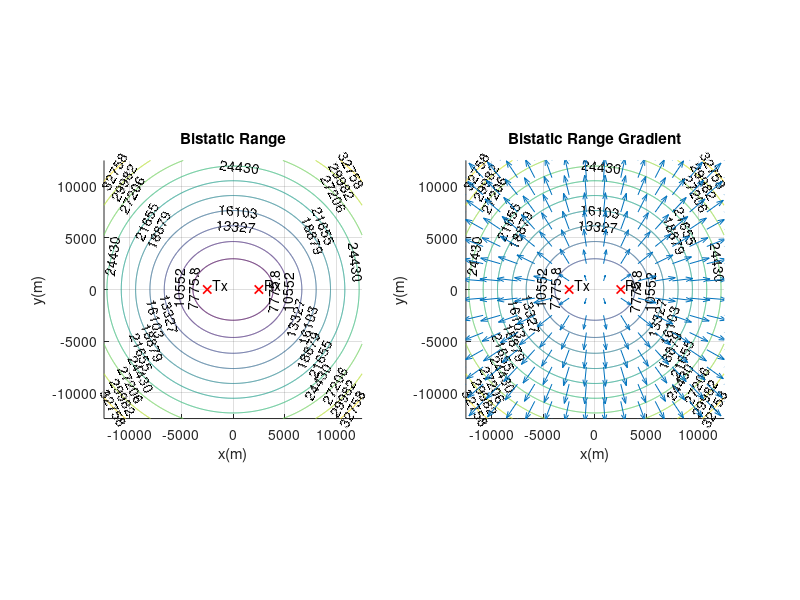

Write MATLAB code to recreate this figure.
% Focal distance
F = 2.5e3; % m

% Transmitter location
r_tx = [-F,0];

% Receiver location
r_rx = [F,0];

% Evaluate isorange curves (ellipses)
x = linspace(-5*F,5*F,1024); y = x;
[X,Y] = meshgrid(x,y);
d_p_tx = sqrt((r_tx(1)-X).^2+(r_tx(2)-Y).^2);
d_p_rx = sqrt((r_rx(1)-X).^2+(r_rx(2)-Y).^2);
R = d_p_tx + d_p_rx;

% Evaluate the gradient of the range (bistatic velocity)
x2 = linspace(-5*F,5*F,16); y2 = x2;
[X2,Y2] = meshgrid(x2,y2);
d_p_tx = sqrt((r_tx(1)-X2).^2+(r_tx(2)-Y2).^2);
d_p_rx = sqrt((r_rx(1)-X2).^2+(r_rx(2)-Y2).^2);
R2 = d_p_tx + d_p_rx;
[DX, DY] = gradient(R2);

%~~~~~~~~~~~~~~~~~~~~~~~~~~~~~~~~~~~~~~~~~~~~~~~~~~~~~~~~~~~~~~~~~~~~~~~~~~
% PLOTS

% Isorange curves
f1 = figure();
a1 = subplot(1,2,1);
hold(a1,'on')
contour(a1,X,Y,R,'showtext','on')
plot(a1,r_tx(1),r_tx(2),'xr','LineWidth',1.2)
text(a1,r_tx(1)+F/5,r_tx(2)+F/5,'Tx')
plot(a1,r_rx(1),r_rx(2),'xr','LineWidth',1.2)
text(a1,r_rx(1)+F/5,r_rx(2)+F/5,'Rx')
xlabel(a1,'x(m)')
ylabel(a1,'y(m)')
grid(a1,'on')
daspect(a1,[1,1,1])
title(a1,'Bistatic Range')
hold(a1,'off')

% Bistatic Range gradient
a2 = subplot(1,2,2);
hold(a2,'on')
contour(a2,X,Y,R,'showtext','on')
plot(a2,r_tx(1),r_tx(2),'xr','LineWidth',1.2)
text(a2,r_tx(1)+F/5,r_tx(2)+F/5,'Tx')
plot(a2,r_rx(1),r_rx(2),'xr','LineWidth',1.2)
text(a2,r_rx(1)+F/5,r_rx(2)+F/5,'Rx')
xlabel(a2,'x(m)')
ylabel(a2,'y(m)')
grid(a2,'on')
daspect(a2,[1,1,1])
quiver(a2,X2,Y2,DX,DY)
title(a2,'Bistatic Range Gradient')
hold(a2,'off')